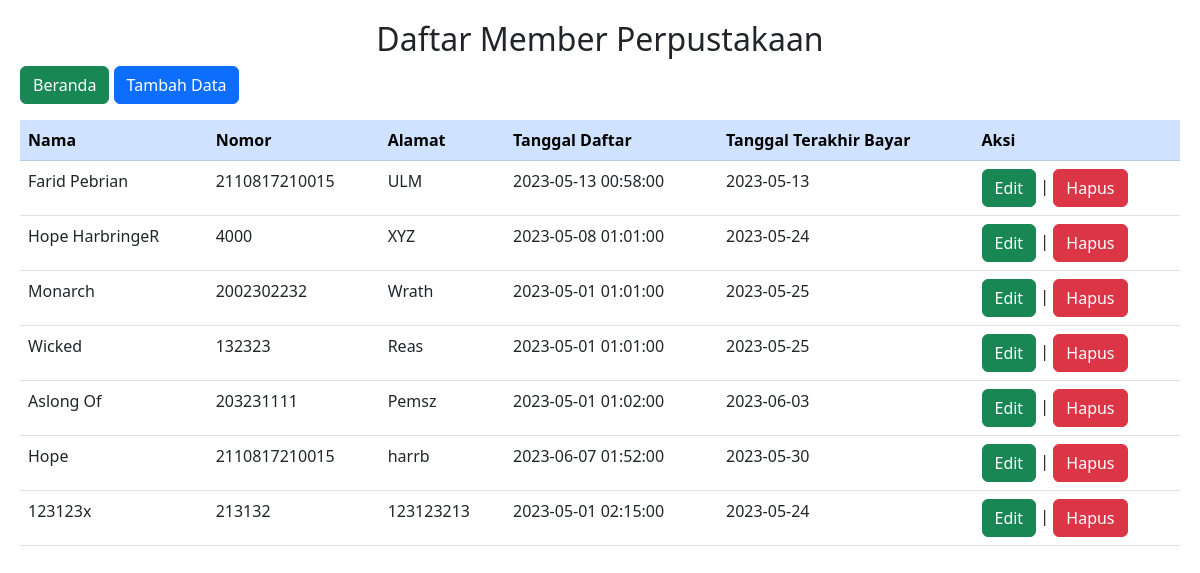
The page /Member.php on the database its author committed.
### tables this page shows
CREATE TABLE `member` (
  `id_member` int(11) NOT NULL,
  `nama_member` varchar(250) NOT NULL,
  `nomor_member` varchar(15) NOT NULL,
  `alamat` text NOT NULL,
  `tgl_mendaftar` datetime NOT NULL,
  `tgl_terakhir_bayar` date NOT NULL
);

### Model.php (called while the page is built, shortened)
<?php
function getMember($conn){
    $query = $conn->prepare("SELECT * from member");
    $query->execute();
    $hasil = $query->fetchAll(PDO::FETCH_ASSOC);
    return $hasil;
}

### Member.php (the view, shortened to what this page needs)
<?php
require "Koneksi.php";
require 'Model.php';
$hasil = getMember($conn);
?>
<!DOCTYPE html>
<html lang="en">
<head>
    <link href="https://cdn.jsdelivr.net/npm/bootstrap@5.3.0-alpha3/dist/css/bootstrap.min.css" rel="stylesheet">
</head>
<body>
    <div class="window1">
    <h2> Daftar Member Perpustakaan </h2>
    <button class="btn btn-success" onclick="window.location.href='Beranda.php';">
        Beranda
    </button>
    <button class="btn btn-primary" onclick="window.location.href='FormMember.php';">
        Tambah Data
    </button>
    <table class="table">
         <tr class="table-primary">
            <th>Nama</th>
            <th>Nomor</th>
            <th>Alamat</th>
            <th>Tanggal Daftar</th>
            <th>Tanggal Terakhir Bayar</th>
            <th>Aksi</th>
        </tr>
        <?php
        foreach($hasil as $baris){
            echo "<tr>";
            echo "<td>".$baris['nama_member']."</td>";
            echo "<td>".$baris['nomor_member']."</td>";
            echo "<td>".$baris['alamat']."</td>";
            echo "<td>".$baris['tgl_mendaftar']."</td>";
            echo "<td>".$baris['tgl_terakhir_bayar']."</td>";
            ?>
            <td>
                <button class="btn btn-success" onclick="location.href='FormMember.php?id=<?php echo $baris['id_member'] ?>'">Edit</button>
                |
                <button class="btn btn-danger" onclick="if(confirm('Yakin Dihapus?')) { location.href='Member.php?id=<?php echo $baris['id_member'] ?>' }">Hapus</button>
            </td><?php
        }
        ?>
    </table>
    </div>
</body>
</html>

### Member.php (style rules this page uses)
h2 { text-align: center; }
.window1 { padding: 20px; }

### rows shown on the page
member: nama_member "Farid Pebrian", nomor_member "2110817210015", alamat "ULM", tgl_mendaftar "2023-05-13 00:58:00", tgl_terakhir_bayar "2023-05-13"
member: nama_member "Hope HarbringeR", nomor_member "4000", alamat "XYZ", tgl_mendaftar "2023-05-08 01:01:00", tgl_terakhir_bayar "2023-05-24"
member: nama_member "Monarch", nomor_member "2002302232", alamat "Wrath", tgl_mendaftar "2023-05-01 01:01:00", tgl_terakhir_bayar "2023-05-25"
member: nama_member "Wicked", nomor_member "132323", alamat "Reas", tgl_mendaftar "2023-05-01 01:01:00", tgl_terakhir_bayar "2023-05-25"
member: nama_member "Aslong Of", nomor_member "203231111", alamat "Pemsz", tgl_mendaftar "2023-05-01 01:02:00", tgl_terakhir_bayar "2023-06-03"
member: nama_member "Hope", nomor_member "2110817210015", alamat "harrb", tgl_mendaftar "2023-06-07 01:52:00", tgl_terakhir_bayar "2023-05-30"
member: nama_member "123123x", nomor_member "213132", alamat "123123213", tgl_mendaftar "2023-05-01 02:15:00", tgl_terakhir_bayar "2023-05-24"
